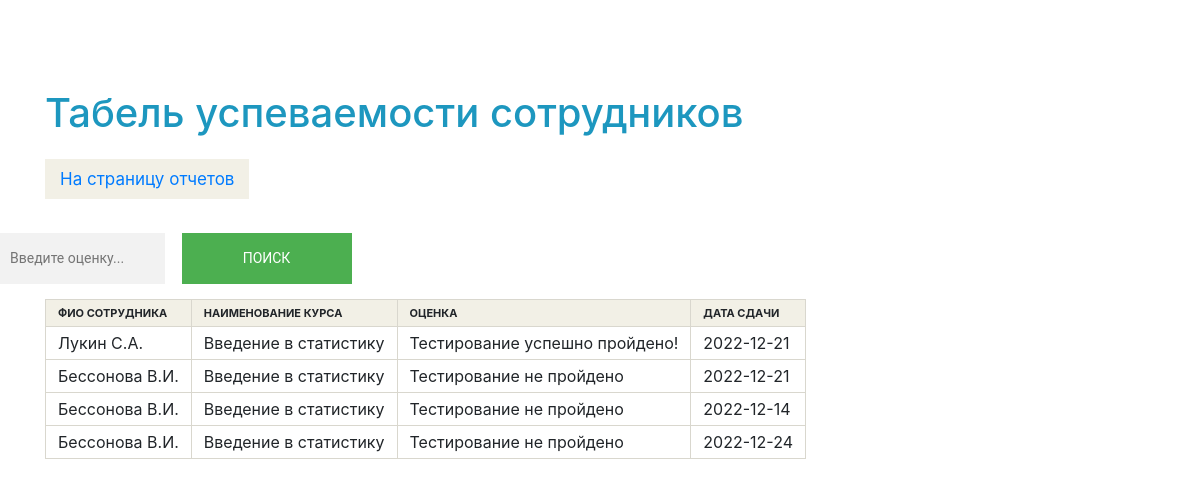
The app's page /page/otchets/reportCard/index.php with its own data.
### tables this page shows
CREATE TABLE IF NOT EXISTS `testing` (
  `id` int NOT NULL AUTO_INCREMENT,
  `id_question` int NOT NULL,
  `id_staff` int NOT NULL,
  `id_grade` int NOT NULL,
  `date_akt` date DEFAULT NULL,
  PRIMARY KEY (`id`),
  KEY `testing_fk0` (`id_question`),
  KEY `testing_fk1` (`id_staff`),
  KEY `testing_fk2` (`id_grade`)
);

CREATE TABLE IF NOT EXISTS `courses` (
  `id` int NOT NULL AUTO_INCREMENT,
  `name` varchar(50) DEFAULT NULL,
  `description` varchar(250) DEFAULT NULL,
  `img` varchar(20) NOT NULL,
  PRIMARY KEY (`id`)
);

CREATE TABLE IF NOT EXISTS `grade` (
  `id` int NOT NULL AUTO_INCREMENT,
  `name` varchar(50) DEFAULT NULL,
  PRIMARY KEY (`id`)
);

### page/otchets/reportCard/index.php (the view, shortened to what this page needs)
<?php
$server = 'localhost';
$username = 'root';
$password = '';
$dbname = 'curser';
$connection = mysqli_connect($server, $username, $password, $dbname);
?>
<html>
<head>
	<link rel="stylesheet" type="text/css" href="../css/main.css">
	<link rel="stylesheet" type="text/css" href="../css/style.css">
	<link rel="stylesheet" type="text/css" href="../bootstrap/css/css/bootstrap.min.css">
	<link rel="stylesheet" type="text/css" href="../bootstrap/css/css/bootstrap.css">
</head>
<body>
	<div class="container">
		<h1>Табель успеваемости сотрудников</h1>
		<div class="returnOtchets">
			<a class="returnOtchetsBtn" href="../index.php">На страницу отчетов</a>
		</div>
		<div class="form">
			<div class="searchForm">
				<form method="post" action="">
					<input class="search__form" type="text" name="search" class="search" placeholder="Введите оценку...">
					<input class="searchBtn" type="submit" name="submit" value="Поиск">
				</form>
			</div>
		</div>
		<?php
		$query = "SELECT concat(s.s_name,' ',LEFT(s.f_name,1), '.',LEFT(s.t_name,1),'.') AS fio
,c.name AS 'Курс'
,q.question AS 'вопрос'
,g.name AS 'оценка'
,date_akt AS 'дата сдачи'
FROM testing t
INNER JOIN staff s ON s.id = t.id_staff
INNER JOIN questions q ON q.id = t.id_question
INNER JOIN courses c ON c.id = q.id_course
INNER JOIN grade g ON g.id = t.id_grade
ORDER BY s.id,c.id";
		if ($result = $connection->query($query)) {
			echo "<table class='rtable'>";
			echo "<thead>";
			echo "<tr><th>ФИО сотрудника</th><th>Наименование курса</th><th>Оценка</th><th>Дата сдачи</th></tr>";
			echo "</thead>";
			echo "<tbody>";
			foreach ($result as $row) {
				echo "<tr>";
				echo "<td>" . $row["fio"] . "</td>";
				echo "<td>" . $row["Курс"] . "</td>";
				echo "<td>" . $row["оценка"] . "</td>";
				echo "<td>" . $row["дата сдачи"] . "</td>";
				echo "</tr>";
			}
			echo "</tbody>";
			echo "</table>";
		} else {
			echo "Ошибка: " . $connection->error;
		}
		?>
</body>
</html>

### css/main.css (style rules this page uses)
*, *::before, *::after { padding: 0; margin: 0; border: 0; box-sizing: border-box; }
a, a:visited, a:hover { color: inherit; text-decoration: none; }
h1, h2, h3, h4, h5, h6, p { font-size: inherit; font-weight: inherit; line-height: inherit; }
input, textarea, button, select { font-family: inherit; font-size: inherit; }
button, input { display: inline-block; box-shadow: none; background-color: transparent; background: none; cursor: pointer; }
body { font-family: 'Roboto', sans-serif; font-weight: 400; font-size: 18px; color: #212120; overflow-x: hidden; }
.form { width: 400px; background-color: #fff; margin-left: -50px; border-top-right-radius: 5px; border-bottom-right-radius: 5px; z-index: 12; }
.container { padding: 64px 15px 0px 15px; }

### page/otchets/css/style.css (style rules this page uses)
body { margin: 0; padding: 25px; color: #494b4d; font-size: 14px; line-height: 20px; font-family: 'Segoe UI', Tahoma, Geneva, Verdana, sans-serif; }
h1, h2, h3 { margin: 0 0 10px 0; color: #1d97bf; }
h1 { font-size: 25px; line-height: 30px; }
table { margin-bottom: 30px; }
a { color: #ff6680; text-decoration: none; }
.rtable { display: inline-block; vertical-align: top; max-width: 100%; overflow-x: auto; white-space: nowrap; border-collapse: collapse; border-spacing: 0; }
.rtable, .rtable--flip tbody { -webkit-overflow-scrolling: touch; background: radial-gradient(left, ellipse, rgba(0,0,0, .2) 0%, rgba(0,0,0, 0) 75%) 0 center, radial-gradient(right, ellipse, rgba(0,0,0, .2) 0%, rgba(0,0,0, 0) 75%) 100% center; background-size: 10px 100%, 10px 100%; background-attachment: scroll, scroll; background-repeat: no-repeat; }
.rtable td:first-child, .rtable--flip tbody tr:first-child { background-image: linear-gradient(to right, rgba(255,255,255, 1) 50%, rgba(255,255,255, 0) 100%); background-repeat: no-repeat; background-size: 20px 100%; }
.rtable td:last-child, .rtable--flip tbody tr:last-child { background-image: linear-gradient(to left, rgba(255,255,255, 1) 50%, rgba(255,255,255, 0) 100%); background-repeat: no-repeat; background-position: 100% 0; background-size: 20px 100%; }
.rtable th { font-size: 11px; text-align: left; text-transform: uppercase; background: #f2f0e6; }
.rtable th, .rtable td { padding: 6px 12px; border: 1px solid #d9d7ce; }
.returnOtchetsBtn { padding:10px 15px; background-color:#F2F0E6; width:170px; border:#bbbbba; font-size:17px; text-align: center; }
.returnOtchets { margin-top:30px; margin-bottom: 40px; }
.form input+input { margin-left:12px; }
.form input { font-family: "Roboto", sans-serif; outline: 0; background: #f2f2f2; width: 170px; border: 0; margin: 0 0 15px; padding: 15px; box-sizing: border-box; font-size: 14px; }
.form .searchBtn { font-family: "Roboto", sans-serif; text-transform: uppercase; outline: 0; background: #4CAF50; width: 170px; border: 0; padding: 15px; color: #FFFFFF; font-size: 14px; -webkit-transition: all 0.3 ease; transition: all 0.3 ease; cursor: pointer; }

### records on screen
testing: fio "Лукин С.А.", courses.name "Введение в статистику", id_grade.name "Тестирование успешно пройдено!", date_akt "2022-12-21"
testing: fio "Бессонова В.И.", courses.name "Введение в статистику", id_grade.name "Тестирование не пройдено", date_akt "2022-12-21"
testing: fio "Бессонова В.И.", courses.name "Введение в статистику", id_grade.name "Тестирование не пройдено", date_akt "2022-12-14"
testing: fio "Бессонова В.И.", courses.name "Введение в статистику", id_grade.name "Тестирование не пройдено", date_akt "2022-12-24"
